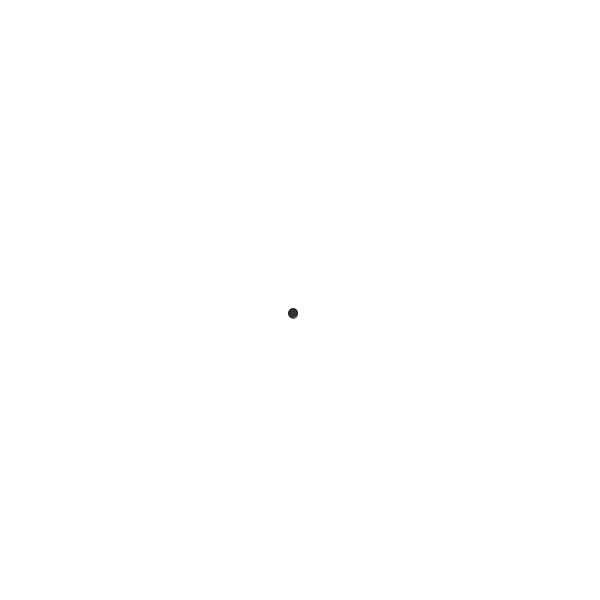
Frame 1 (no input)
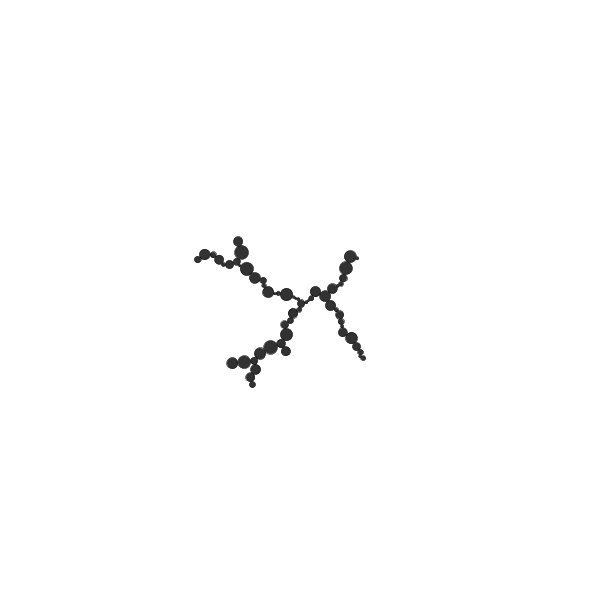
Frame 60 (the mouse pressed at the canvas centre just before this capture)
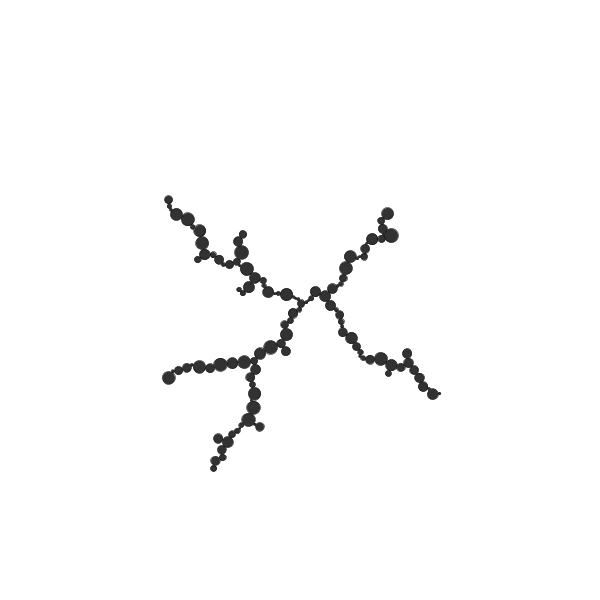
Frame 120 (the mouse held since frame 60 and released just before this capture)

The Processing sketch that drew these frames (run headless with seeded random() and noise(); from frame 60 on, the mouse is pressed at the canvas centre):

// Processing sketch: sketch_210615a
// ── sketch_210615a.pde

int maxCount = 5000;
int currentCount = 0;
float[] x = new float[maxCount];
float[] y = new float[maxCount];
float[] r = new float[maxCount];

void setup() {
  size(600, 600);
  smooth();
  x[0] = width/2;
  y[0] = height/2;
  r[0] = 10;
}

void draw() {
  background(255);
  strokeWeight(0.5);

  float newR = random(1, 7);
  float newX = random(0+newR, width-newR);
  float newY = random(0+newR, height-newR);

  float closestDist = 10000000;
  int closestIndex = 0;

  for (int i = 0; i < currentCount; i++) {
    float newDist = dist(newX, newY, x[i], y[i]);
    if (newDist < closestDist) {
      closestDist = newDist;
      closestIndex = i;
    }
  }

  float angle = atan2(newY-y[closestIndex], newX-x[closestIndex]);

  x[currentCount] = x[closestIndex] + cos(angle) * (r[closestIndex]+newR);
  y[currentCount] = y[closestIndex] + sin(angle) * (r[closestIndex]+newR);
  r[currentCount] = newR;
  currentCount++;

  for (int i = 0; i < currentCount; i++) {
    fill(50);
    ellipse(x[i], y[i], r[i]*2, r[i]*2);
  }

  if (currentCount >= maxCount) noLoop();
}
